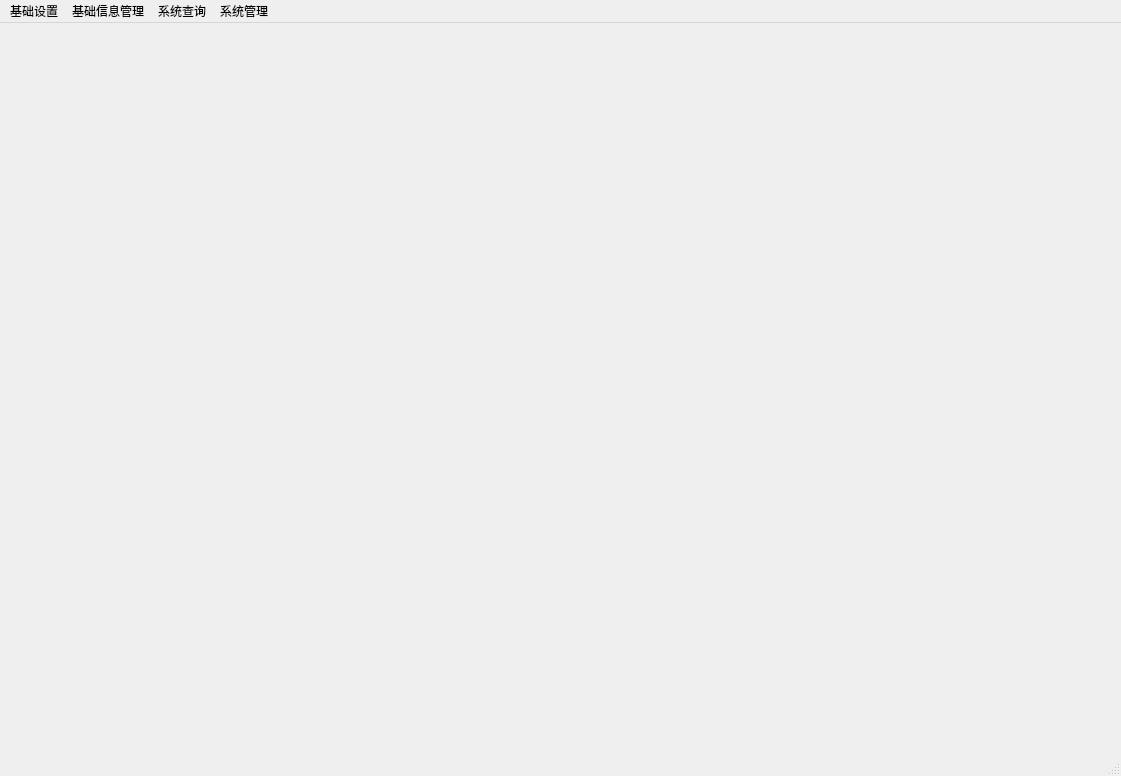
<?xml version="1.0" encoding="UTF-8"?>
<ui version="4.0">
 <class>MainWindow</class>
 <widget class="QMainWindow" name="MainWindow">
  <property name="geometry">
   <rect>
    <x>0</x>
    <y>0</y>
    <width>1121</width>
    <height>776</height>
   </rect>
  </property>
  <property name="windowTitle">
   <string>MainWindow</string>
  </property>
  <widget class="QWidget" name="centralwidget"/>
  <widget class="QMenuBar" name="menubar">
   <property name="geometry">
    <rect>
     <x>0</x>
     <y>0</y>
     <width>1121</width>
     <height>26</height>
    </rect>
   </property>
   <widget class="QMenu" name="menu">
    <property name="title">
     <string>基础设置</string>
    </property>
    <addaction name="actionGrade"/>
    <addaction name="actionClass"/>
    <addaction name="actionExamKind"/>
    <addaction name="actionSubject"/>
   </widget>
   <widget class="QMenu" name="menu_2">
    <property name="title">
     <string>基础信息管理</string>
    </property>
    <addaction name="actionStudent"/>
    <addaction name="actionResult"/>
   </widget>
   <widget class="QMenu" name="menu_3">
    <property name="title">
     <string>系统查询</string>
    </property>
    <addaction name="actionStudentInfo"/>
    <addaction name="actionResultInfo"/>
   </widget>
   <widget class="QMenu" name="menu_4">
    <property name="title">
     <string>系统管理</string>
    </property>
    <addaction name="actionUser"/>
   </widget>
   <addaction name="menu"/>
   <addaction name="menu_2"/>
   <addaction name="menu_3"/>
   <addaction name="menu_4"/>
  </widget>
  <widget class="QStatusBar" name="statusbar"/>
  <action name="actionGrade">
   <property name="text">
    <string>年级设置</string>
   </property>
  </action>
  <action name="actionClass">
   <property name="text">
    <string>班级设置</string>
   </property>
  </action>
  <action name="actionExamKind">
   <property name="text">
    <string>考试类别</string>
   </property>
  </action>
  <action name="actionSubject">
   <property name="text">
    <string>考试科目</string>
   </property>
  </action>
  <action name="actionStudent">
   <property name="text">
    <string>学生信息管理</string>
   </property>
  </action>
  <action name="actionResult">
   <property name="text">
    <string>学生成绩管理</string>
   </property>
  </action>
  <action name="actionStudentInfo">
   <property name="text">
    <string>学生信息查询</string>
   </property>
  </action>
  <action name="actionResultInfo">
   <property name="text">
    <string>学生成绩查询</string>
   </property>
  </action>
  <action name="actionUser">
   <property name="text">
    <string>用户维护</string>
   </property>
  </action>
 </widget>
 <resources/>
 <connections/>
</ui>
